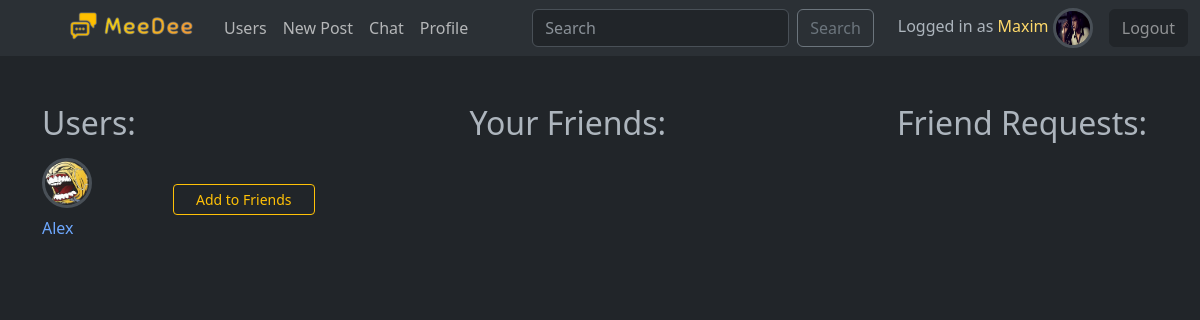
The app's page /users/ (signed in) with its own data.
### social/models.py (models this page shows, shortened)
class User(AbstractUser):
    friends = models.ManyToManyField("User", blank=True)
    email = models.EmailField(unique=True)
    bio = models.TextField(max_length=300, blank=True)
    avatar = models.ImageField(upload_to="images", null=True)
    date_of_birth = models.DateField(null=True, blank=True)
    online_status = models.BooleanField(default=False)
    USERNAME_FIELD = "email"
    REQUIRED_FIELDS = ['username']

### social/views.py (the view)
# urls.py: path('users/', views.UsersListView.as_view(), name='users-list'),
class UsersListView(ListView):
    model = User
    template_name = "social/users_list.html"
    context_object_name = "users"

### social/templates/social/users_list.html (shortened to what this page needs)
{% extends "base.html" %}
{% load static %}
{% block body %}
<div class="container mt-5">
    <div class="row justify-content-between">
        <div class="col-3">
            <h2>Users:</h2>
            {% for user in users %}
                {% if not user.is_superuser %}
                    {% if user not in request.user.friends.all and user != request.user %}
                    <div class="row justify-content-between my-3">
                        <div class="col-4">
                            <a href="{% url 'profile' user.id %}" class='text-decoration-none'>
                                {% if user.avatar %}
                                    <img src="{{ user.avatar.url }}" alt="" class="border border-3 rounded-circle mb-2" style="max-width: 50px;">
                                {% else %}
                                    <img src="{% static 'images/no-avatar.png' %}" alt="" class="border border-3 rounded-circle mb-2" style="max-width: 50px;">
                                {% endif %}
                                <span>{{ user.username }}</span>
                            </a>
                        </div>
                        <a href="{% url 'send-friend-request' user.id %}" class="btn btn-outline-warning btn-sm col-6 h-100 align-self-center">Add to Friends</a>
                    </div>
                    {% endif %}
                {% endif %}
            {% endfor %}
        </div>
        <div class="col-3">
            <h2>Your Friends:</h2>
        </div>
        <div class="col-3">
            <h2>Friend Requests:</h2>
        </div>
    </div>
</div>
{% endblock %}

### templates/includes/navbar.html (shortened to what this page needs)
{% load static %}
<nav class="navbar navbar-expand-lg bg-body-tertiary">
    <div class="container-fluid">
      <div class="collapse navbar-collapse" id="navbarSupportedContent">
        <ul class="navbar-nav me-auto ms-5 mb-2 mb-lg-0">
          <li class="nav-item">
            <a class="navbar-brand" href="{% url 'home' %}">
              <img src="{% static 'images/meedee.png' %}" alt="MeeDee" width="140">
            </a>
          </li>
          <li class="nav-item">
            <a class="nav-link" href="{% url 'users-list' %}">Users</a>
          </li>
          <li class="nav-item">
            <a class="nav-link" href="{% url 'add-post' %}">New Post</a>
          </li>
          <li class="nav-item">
            <a class="nav-link" href="{% url 'chat:chats' %}">Chat</a>
          </li>
          {% if user.is_authenticated %}
          <li class="nav-item">
            <a class="nav-link" href="{% url 'profile' request.user.id %}">Profile</a>
          </li>
          {% endif %}
        </ul>
        <form class="d-flex" role="search">
          <input class="form-control me-2" type="search" placeholder="Search" aria-label="Search">
          <button class="btn btn-outline-secondary" type="submit">Search</button>
        </form>
        <div class="navbar-nav ms-4 align-items-center">
          {% if user.is_authenticated %}
            <div class="me-3">
              Logged in as <span class="text-warning-emphasis">{{ request.user.username }}</span>
              {% if request.user.avatar %}
                <img src="{{ request.user.avatar.url }}" alt="" class="border border-3 rounded-circle" style="max-width: 40px; min-height: 40px;">
              {% else %}
                <img src="{% static 'images/no-avatar.png' %}" alt="" class="border border-3 rounded-circle" style="max-width: 40px; min-height: 40px;">
              {% endif %}
            </div>
            <div class="">
              <form action="{% url 'logout' %}" method="POST">
                  <button class="btn btn-dark text-white-50" type="submit">Logout</button>
              </form>
            </div>
          {% else %}
          <a class="nav-item text-decoration-none text-info-emphasis" href="{% url 'login' %}">Login</a>
          <span class="mx-1">|</span>
          <a class="nav-item text-decoration-none text-info-emphasis" href="{% url 'signup' %}">Sign Up</a>
          {% endif %}
        </div>
      </div>
    </div>
  </nav>

### records on screen
User: user.username "Maxim", user.avatar (placeholder picture)
User: avatar (picture), username "Alex"
